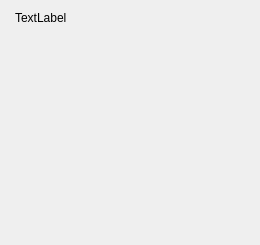
<?xml version="1.0" encoding="UTF-8"?>
<ui version="4.0">
 <class>ThermalMonitor</class>
 <widget class="QWidget" name="ThermalMonitor">
  <property name="geometry">
   <rect>
    <x>0</x>
    <y>0</y>
    <width>260</width>
    <height>245</height>
   </rect>
  </property>
  <property name="minimumSize">
   <size>
    <width>260</width>
    <height>0</height>
   </size>
  </property>
  <property name="maximumSize">
   <size>
    <width>260</width>
    <height>16777215</height>
   </size>
  </property>
  <property name="windowTitle">
   <string>Form</string>
  </property>
  <layout class="QGridLayout" name="gridLayout">
   <property name="leftMargin">
    <number>0</number>
   </property>
   <property name="topMargin">
    <number>0</number>
   </property>
   <property name="rightMargin">
    <number>0</number>
   </property>
   <property name="bottomMargin">
    <number>0</number>
   </property>
   <property name="spacing">
    <number>0</number>
   </property>
   <item row="0" column="0">
    <widget class="QWidget" name="widget" native="true">
     <property name="styleSheet">
      <string notr="true"/>
     </property>
     <property name="XUIStyleClass" stdset="0">
      <string>Content</string>
     </property>
     <property name="XUIRound" stdset="0">
      <string>SmallRound</string>
     </property>
     <layout class="QVBoxLayout" name="verticalLayout">
      <property name="spacing">
       <number>0</number>
      </property>
      <property name="leftMargin">
       <number>0</number>
      </property>
      <property name="topMargin">
       <number>0</number>
      </property>
      <property name="rightMargin">
       <number>0</number>
      </property>
      <property name="bottomMargin">
       <number>0</number>
      </property>
      <item>
       <widget class="QWidget" name="TitleBar" native="true">
        <property name="minimumSize">
         <size>
          <width>0</width>
          <height>35</height>
         </size>
        </property>
        <property name="maximumSize">
         <size>
          <width>16777215</width>
          <height>35</height>
         </size>
        </property>
        <property name="styleSheet">
         <string notr="true"/>
        </property>
        <property name="XUIStyleClass" stdset="0">
         <string>TitleBar</string>
        </property>
        <layout class="QHBoxLayout" name="horizontalLayout">
         <property name="spacing">
          <number>0</number>
         </property>
         <property name="leftMargin">
          <number>15</number>
         </property>
         <property name="topMargin">
          <number>0</number>
         </property>
         <property name="rightMargin">
          <number>0</number>
         </property>
         <property name="bottomMargin">
          <number>0</number>
         </property>
         <item>
          <widget class="QLabel" name="Title">
           <property name="styleSheet">
            <string notr="true"/>
           </property>
           <property name="text">
            <string>TextLabel</string>
           </property>
           <property name="XUIFont" stdset="0">
            <string>Medium</string>
           </property>
          </widget>
         </item>
        </layout>
       </widget>
      </item>
      <item>
       <widget class="QWidget" name="widget_4" native="true">
        <property name="minimumSize">
         <size>
          <width>0</width>
          <height>0</height>
         </size>
        </property>
        <property name="maximumSize">
         <size>
          <width>16777215</width>
          <height>16777215</height>
         </size>
        </property>
        <layout class="QGridLayout" name="gridLayout_2">
         <property name="leftMargin">
          <number>0</number>
         </property>
         <property name="topMargin">
          <number>0</number>
         </property>
         <property name="rightMargin">
          <number>0</number>
         </property>
         <property name="bottomMargin">
          <number>0</number>
         </property>
         <property name="spacing">
          <number>0</number>
         </property>
         <item row="0" column="0">
          <widget class="DashBoard" name="WGDashBoard" native="true">
           <property name="minimumSize">
            <size>
             <width>170</width>
             <height>170</height>
            </size>
           </property>
           <property name="maximumSize">
            <size>
             <width>170</width>
             <height>170</height>
            </size>
           </property>
          </widget>
         </item>
        </layout>
       </widget>
      </item>
     </layout>
    </widget>
   </item>
  </layout>
 </widget>
 <customwidgets>
  <customwidget>
   <class>DashBoard</class>
   <extends>QWidget</extends>
   <header>dashboard.h</header>
   <container>1</container>
  </customwidget>
 </customwidgets>
 <resources/>
 <connections/>
</ui>
